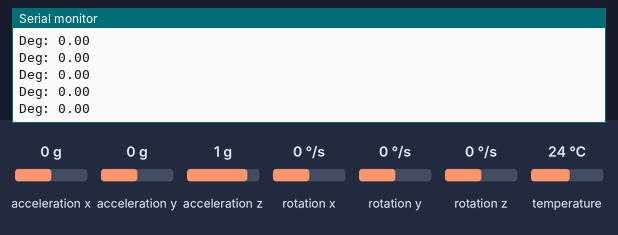
Bench run of a sketch on a simulated Arduino Uno, built with avr-gcc and run on an emulated ATmega328P. Parts: the last lines printed to the serial monitor. The inputs (shaded band) are chosen by the test bench; at power-on: acceleration x 0 g, acceleration y 0 g, acceleration z 1 g, rotation x 0 °/s, rotation y 0 °/s, rotation z 0 °/s, temperature 24 °C.

Above: at 6.2 s.
6.3 s: acceleration x set to -1.4 g
At 7.1 s:
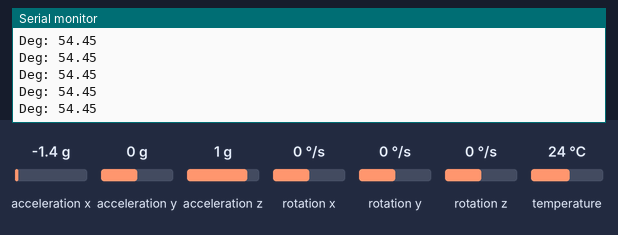
7.8 s: acceleration y set to -1.4 g
At 8.5 s:
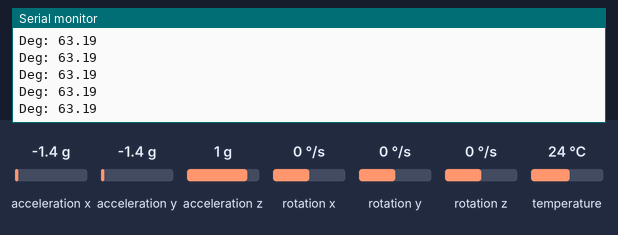
9.3 s: acceleration z set to -1.4 g
At 10.0 s:
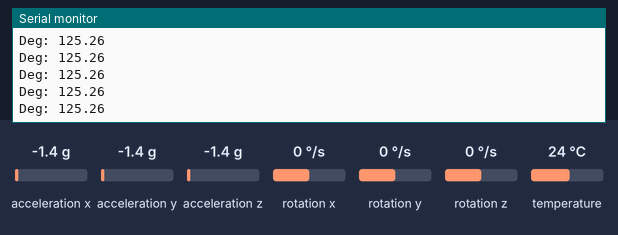
Timing chart, 0 to 12.3 s (numbered marks = the images above; inputs shaded):
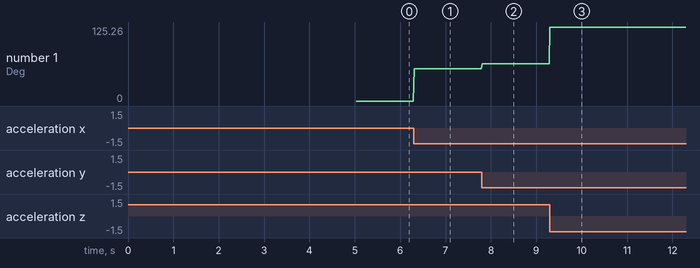

The sketch:

sadece_ivme_derece_kalibre_edilmis.ino
```cpp
#include <Wire.h>
#include <Adafruit_MPU6050.h>
#include <Adafruit_Sensor.h>

Adafruit_MPU6050 mpu;

float axOffset = 0, ayOffset = 0, azOffset = 0;

void setup() {
  Serial.begin(115200);

  if (!mpu.begin()) {
    Serial.println("MPU6050 sensör bulunamadı!");
    while (1);
  }

  mpu.setAccelerometerRange(MPU6050_RANGE_8_G);
  mpu.setGyroRange(MPU6050_RANGE_500_DEG);
  mpu.setFilterBandwidth(MPU6050_BAND_21_HZ);

  sensors_event_t a, g, temp;
  mpu.getEvent(&a, &g, &temp);

  int up_to = 1000;

  for (int i = 0; i < up_to; i++) {

    axOffset += a.acceleration.x;
    ayOffset += a.acceleration.y;
    azOffset += a.acceleration.z;

    delay(5);
  }

  axOffset /= up_to;
  ayOffset /= up_to;
  azOffset /= up_to;
}

void loop() {
  sensors_event_t a, g, temp;
  mpu.getEvent(&a, &g, &temp);

  float ax = a.acceleration.x - axOffset;
  float ay = a.acceleration.y - ayOffset;
  float az = a.acceleration.z - azOffset + 9.81;

  // İvmeölçer verileriyle yere göre derece hesaplama
  float deg = atan2(sqrt(ax * ax + ay * ay), az) * 180 / PI;

  // Sonuçları yazdır
  Serial.print("Deg: "); Serial.println(deg);

  delay(10); // 10 ms bekleme
}
```

Measured:
- after the input at 6.3 s, the serial monitor: prints a new line at once (image 1)
- after the input at 7.8 s, the serial monitor: prints a new line at once (image 2)
- after the input at 9.3 s, the serial monitor: prints a new line at once (image 3)
- plotted number 1: 0 → 54.45 after the input at 6.3 s, 54.45 → 63.19 after the input at 7.8 s, 63.19 → 125.26 after the input at 9.3 s
